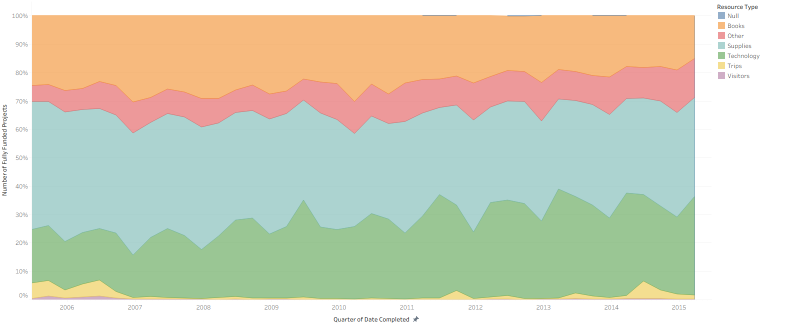
#> input picture projects/classroom-crowdfunding/resource_mix.png, 1573 x 663 px (shown at 1/2 size)
$ python -i course_tableau.py   (imports and definitions only)
#> lines starting #> are read from the running program, lines starting #| are printed output that depends on the picture
"""Page fragments for the two Tableau course projects. Numbers come from analysis/<slug>/summary.json
(aggregates of the public data files, made with pandas). Charts are crops of the Tableau worksheets. Run from the repo root."""
import json, os, sys
from PIL import Image
sys.path.insert(0, "tools")
from course_r import kpis, model, notes, bar, money

def crop(src, dst, top, bottom, right=1.0):
    im = Image.open(src).convert("RGB"); w, h = im.size
    im.crop((0, int(h * top), int(w * right), int(h * bottom))).save(dst, optimize=True)
def fig(src, alt, cap): return f'<figure class="cp-fig"><img src="{src}" alt="{alt}" loading="lazy"><figcaption>{cap}</figcaption></figure>'

def lending(img):
    slug = "lending-growth-and-losses"; r = json.load(open(f"analysis/{slug}/summary.json")); os.makedirs(f"projects/{slug}", exist_ok=True)
    Y = {int(y["year"]): y for y in r["year"]}; S = [s for s in r["state"] if s["loans"] >= 500]
    # charge-off rates of loans with a final status of "Fully Paid" or "Charged Off" (the definition used in the Tableau views)
    CO_YEAR = {2007: 0.1793, 2008: 0.1581, 2009: 0.126, 2010: 0.1289, 2011: 0.1518, 2012: 0.162, 2013: 0.1566}
    CO_GRADE = {"A": 0.0575, "B": 0.1116, "C": 0.1766, "D": 0.2257, "E": 0.2855, "F": 0.344, "G": 0.3657}; CO_ALL = 0.1554
    crop(f"{img}/lc-001.png", f"projects/{slug}/growth.png", 0.07, 0.86); crop(f"{img}/lc-006.png", f"projects/{slug}/grade.png", 0.10, 0.95); crop(f"{img}/lc-004.png", f"projects/{slug}/per_capita.png", 0.05, 0.93)
    cap = sorted(S, key=lambda s: -s["per_capita"])[:3]; amt = sorted(S, key=lambda s: -s["amount"])[:3]
    top = max(CO_GRADE.values()); rows = "".join(bar(f"Grade {g}", v / top * 100, f"{v * 100:.1f}%", f'{next(x["rate"] for x in r["grade"] if x["grade"] == g):.1f}% average interest rate', on=g == "A") for g, v in CO_GRADE.items())
    html = kpis([
        ("Loans, 2007 to 2013", f'{r["n"]:,}', f'${r["amount"] / 1e9:.2f}B requested; {Y[2013]["loans"] / Y[2007]["loans"]:.0f} times more loans in 2013 than in 2007'),
        ("Average loan", f'${Y[2007]["avg"] / 1e3:.1f}k to ${Y[2013]["avg"] / 1e3:.1f}k', "the loan size grew with the platform"),
        ("Charge-off rate of completed loans", f"{CO_ALL * 100:.1f}%", f'{CO_GRADE["A"] * 100:.0f}% for grade A, {CO_GRADE["G"] * 100:.0f}% for grade G'),
    ]) + f"""
<section class="part"><h2>The number of loans grew {Y[2013]["loans"] / Y[2007]["loans"]:.0f} times in six years, and the average loan grew from ${Y[2007]["avg"]:,.0f} to ${Y[2013]["avg"]:,.0f}</h2>
  {fig("growth.png", "Line chart from Tableau: number of loans and average loan amount by year of issue, 2007 to 2013.", "Number of loans (blue) and average requested amount (orange), by year of issue. Tableau.")}
</section>
<section class="part"><h2>The grade separates risk: the charge-off rate rises at each step from A to G</h2>
  <div class="cp-bars" role="img" aria-label="Charge-off rate of completed loans by grade.">{rows}</div>
  {fig("grade.png", "Bar chart from Tableau: charge-off rate by sub-grade, from A1 to G5.", "The same rate by sub-grade, A1 to G5. Tableau.")}
</section>
<section class="part"><h2>For each resident, the {cap[0]["State Name"]}, {cap[1]["State Name"]} and {cap[2]["State Name"]} borrow the most</h2>
  {fig("per_capita.png", "Map from Tableau: loan amount per resident by state.", "Requested loan amount per resident, by state. Tableau, with 2012 population.")}
</section>
<section class="part"><h2>The analysis</h2>
  {model([("Question", "How did the platform grow, and where are the credit losses?"), ("Data", f'{r["n"]:,} public loan records with issue date, amount, grade, state and final status, joined to state population.'),
          ("Method", "Eight Tableau views: trends by issue date, maps by state, and charge-off rates for loans with a final status.")])}
  {notes([f'Growth stopped for some months in 2008: {r["months_0809"]["2008-09"]} loans in September against {r["months_0809"]["2008-03"]} in March.',
          f'The charge-off rate of completed loans fell from {CO_YEAR[2007] * 100:.1f}% (2007 loans) to {CO_YEAR[2009] * 100:.1f}% (2009), then rose to {CO_YEAR[2012] * 100:.1f}% (2012) as the platform grew.',
          f'By total amount, the largest states are {amt[0]["State Name"]} (${amt[0]["amount"] / 1e6:,.0f}M), {amt[1]["State Name"]} (${amt[1]["amount"] / 1e6:,.0f}M) and {amt[2]["State Name"]} (${amt[2]["amount"] / 1e6:,.0f}M). Population explains most of this ranking.',
          "Among states with 500 loans or more, Tennessee (19.3%) and Nevada (18.9%) have the highest charge-off rates, and the District of Columbia (8.9%) the lowest."])}
</section>"""
    open(f"data/course/{slug}.html", "w", encoding="utf-8").write(html)

def crowdfunding(img):
    slug = "classroom-crowdfunding"; r = json.load(open(f"analysis/{slug}/summary.json")); os.makedirs(f"projects/{slug}", exist_ok=True)
    crop(f"{img}/dc-000.png", f"projects/{slug}/resource_mix.png", 0.05, 0.875); crop(f"{img}/dc-001.png", f"projects/{slug}/subjects.png", 0.055, 0.79)
    B = r["band"]; lab = ["Up to $200", "$200 to $400", "$400 to $600", "$600 to $800", "$800 to $1,000", "$1,000 to $1,500", "$1,500 to $2,500", "More than $2,500"]
    rows = "".join(bar(lab[i], b["rate"] * 100, f'{b["rate"] * 100:.0f}%', f'{b["projects"]:,} projects', on=i == 0) for i, b in enumerate(B))
    res = {x["resource_type"]: x for x in r["resource"]}; pov = {x["poverty_level"]: x for x in r["poverty"]}
    html = kpis([
        ("Projects that reach their goal", f'{r["rate"] * 100:.0f}%', f'of {r["closed"]:,} closed projects, 2002 to 2016'),
        ("Funded below $200", f'{B[0]["rate"] * 100:.0f}%', f'{B[6]["rate"] * 100:.0f}% for projects of $1,500 to $2,500'),
        ("Median project", money(r["median_price"]), f'{r["median_donors"]:.0f} donors for the median funded project; ${r["donations"] / 1e6:.0f}M donated in total'),
    ]) + f"""
<section class="part"><h2>The price of a project decides most: each $200 more cuts the chance of funding</h2>
  <div class="cp-bars" role="img" aria-label="Share of projects that reach their goal, by project price.">{rows}</div>
  <p class="cp-note">Share of closed projects (funded or expired) that reached their goal, by price of the project without optional support.</p>
</section>
<section class="part"><h2>Technology grew from 18% to 31% of funded projects, and books fell from 25% to 17%</h2>
  {fig("resource_mix.png", "Area chart from Tableau: share of funded projects by resource type, by quarter, 2006 to 2015.", "Share of funded projects by resource type, by quarter of completion. Tableau.")}
</section>
<section class="part"><h2>Literacy has 28% of all donors, but small subjects such as team sports raise more for each project</h2>
  {fig("subjects.png", "Treemap from Tableau: number of donors and average amount raised, by subject.", "Size: number of donors. Colour: average amount raised for each project. Tableau.")}
</section>
<section class="part"><h2>The analysis</h2>
  {model([("Question", "Which classroom projects do donors fund, and what does a teacher control?"), ("Data", f'{r["n"]:,} public project records from a crowdfunding site for schools: price, resource, subject, poverty level, status.'),
          ("Method", "Tableau views of funding by resource type, subject and place, and funding rates by price band.")])}
  {notes([f'Technology projects have the lowest funding rate ({res["Technology"]["rate"] * 100:.0f}%) and the highest median price (${res["Technology"]["median_price"]:,.0f}). Books have the highest rate ({res["Books"]["rate"] * 100:.0f}%) at ${res["Books"]["median_price"]:,.0f}.',
          f'Schools with the highest poverty level are funded more often ({pov["highest poverty"]["rate"] * 100:.0f}%) than all other schools ({pov["moderate poverty"]["rate"] * 100:.0f}% to {pov["low poverty"]["rate"] * 100:.0f}%).',
          "For a teacher, the practical lever is the size of the request: two projects of $400 have a better chance than one of $800.",
          "The funding rate stayed near 70% from 2010 to 2016 while the number of projects more than doubled."])}
</section>"""
    open(f"data/course/{slug}.html", "w", encoding="utf-8").write(html)

# [2 lines not run here, left out]

>>> import cv2
>>> picture = cv2.imread('../projects/classroom-crowdfunding/resource_mix.png', cv2.IMREAD_GRAYSCALE)
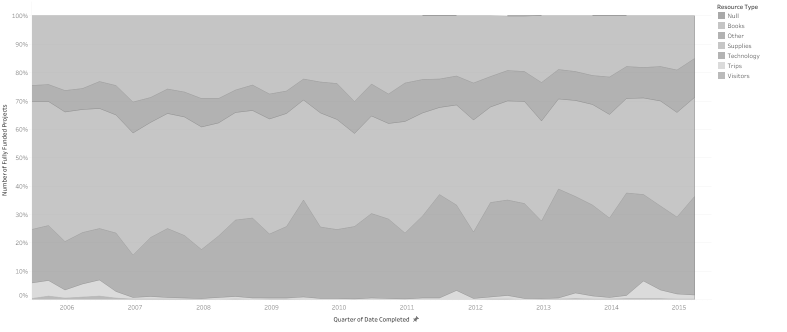
#> picture: shape (663, 1573) (shown at 1/2 size); min 51, max 255, mean 207.7
#> (the run stopped early here; a loop or call above may not have finished)
